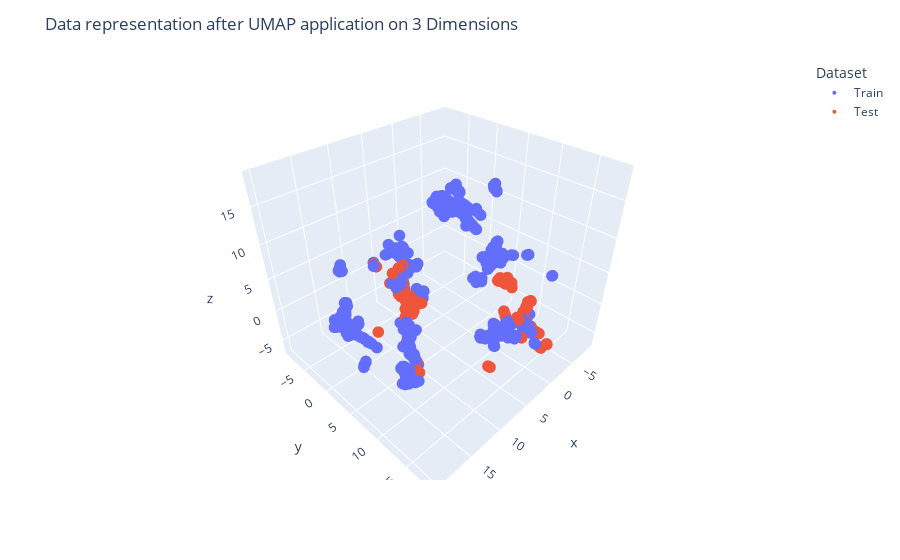

The code cell stored with this chart in its notebook:
### Code cell
df_cluster = pd.DataFrame(embedding, index=df.index, columns=['x', 'y', 'z'])
df_cluster.reset_index(inplace=True)
test_bool = df_cluster[TARGET].isna()
df_cluster['Dataset'] = 'Train'
df_cluster['Dataset'][test_bool] = 'Test'

fig = px.scatter_3d(df_cluster, x='x', y='y', z='z', color='Dataset')
fig.update_traces(marker_size = 4)
fig.update_layout(title='Data representation after UMAP application on 3 Dimensions')
fig.show()

### Figure 1 — Plotly figure (JSON) as saved in the notebook; plotly's stock layout.template omitted (floating-point values rounded to 4 significant figures; data arrays with more than 128 entries replaced by an {"elided": "..."} marker saying what was removed)
{"data": [{"hovertemplate": "Dataset=Train<br>x=%{x}<br>y=%{y}<br>z=%{z}<extra></extra>", "legendgroup": "Train", "marker": {"color": "#636efa", "size": 4, "symbol": "circle"}, "mode": "markers", "name": "Train", "scene": "scene", "showlegend": true, "type": "scatter3d", "x": {"elided": "5570 float values"}, "y": {"elided": "5570 float values"}, "z": {"elided": "5570 float values"}}, {"hovertemplate": "Dataset=Test<br>x=%{x}<br>y=%{y}<br>z=%{z}<extra></extra>", "legendgroup": "Test", "marker": {"color": "#EF553B", "size": 4, "symbol": "circle"}, "mode": "markers", "name": "Test", "scene": "scene", "showlegend": true, "type": "scatter3d", "x": {"elided": "1000 float values"}, "y": {"elided": "1000 float values"}, "z": {"elided": "1000 float values"}}], "layout": {"legend": {"title": {"text": "Dataset"}, "tracegroupgap": 0}, "margin": {"t": 60}, "scene": {"domain": {"x": [0, 1], "y": [0, 1]}, "xaxis": {"title": {"text": "x"}}, "yaxis": {"title": {"text": "y"}}, "zaxis": {"title": {"text": "z"}}}, "title": {"text": "Data representation after UMAP application on 3 Dimensions"}}}
